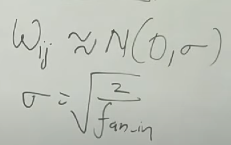
#> input picture Machine Learning/Deep Learning/Weight Initialization/images/he-normal.png, 231 x 145 px
$ jupyter execute 'He initialization.ipynb'
#> lines starting #> are read from the running program, lines starting #| are printed output that depends on the picture
1. [He Weight Initialization](#he-weight-initialization)

#### He Weight Initialization:
- it is also called as Kaiming initialization
- it was built to overcome the issue of vanishing gradient while using Xavier/Glorot with relu activation function
- there are 2 types of distribution part of he weight initialization technique
    - normal and uniform
- the weights for neural network are chosen between the ranges shown below for normal and uniform distribution

He Normal:

[cell 1]
from PIL import Image
from IPython.display import display

img = Image.open('images/he-normal.png')
#> img is the input picture: PIL image 231x145 RGBA; mean R, G, B, A 190.5, 194.1, 185.7, 255
new_image = img.resize((390, 250))
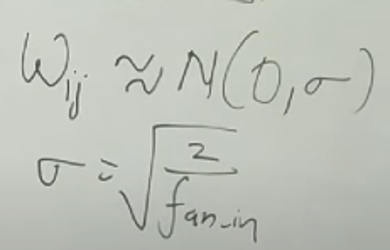
#> new_image: PIL image 390x250 RGBA; mean R, G, B, A 190.5, 194.1, 185.7, 255
display(new_image)

He Uniform:

[cell 2]
from PIL import Image
from IPython.display import display

img = Image.open('images/he-uniform.png')
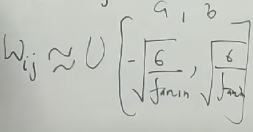
#> input picture Machine Learning/Deep Learning/Weight Initialization/images/he-uniform.png, 253 x 132 px
#> img is the input picture: PIL image 253x132 RGBA; mean R, G, B, A 194.7, 197.8, 191.1, 255
new_image = img.resize((390, 250))
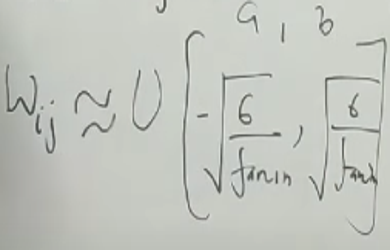
#> new_image: PIL image 390x250 RGBA; mean R, G, B, A 194.7, 197.8, 191.1, 255
display(new_image)
